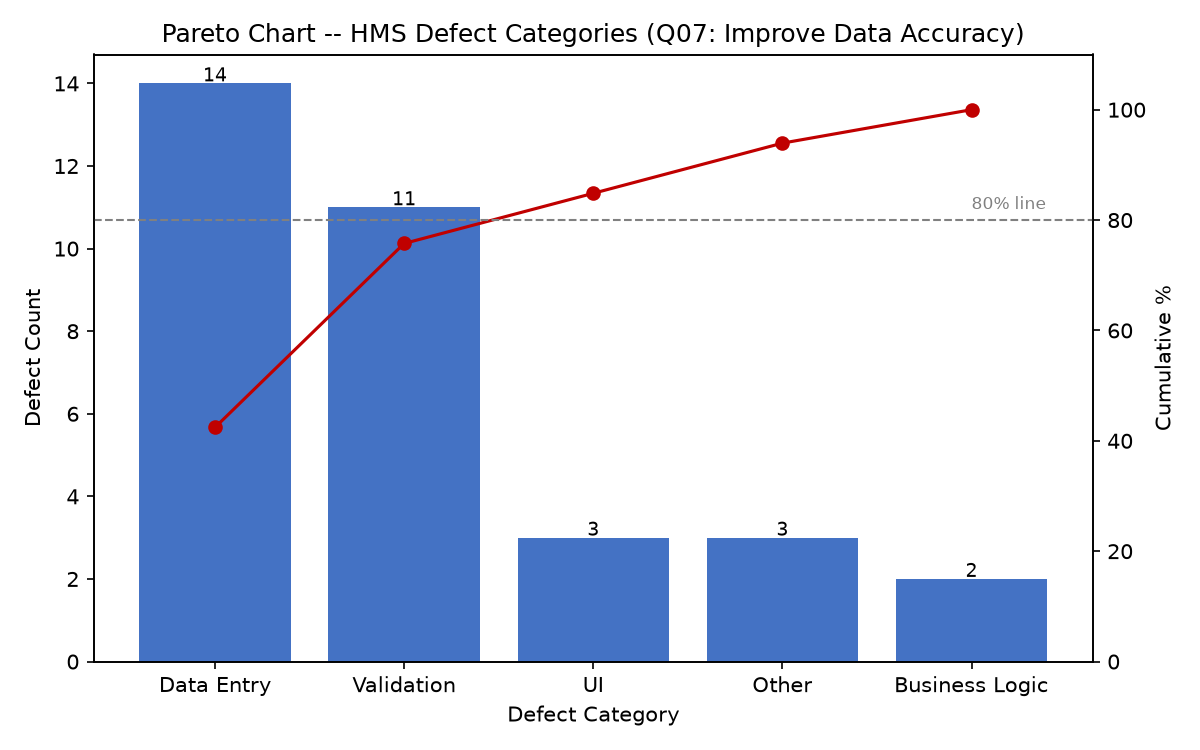

The script that saved this image:
"""
pareto_chart.py -- Step 6: SQC tool #1 (Pareto Analysis, 80/20 rule)
Reads defect counts by category (from the Defect Checksheet / defect_log table)
and plots a Pareto chart: bars = frequency, line = cumulative %.
"""
import matplotlib
matplotlib.use("Agg")
import matplotlib.pyplot as plt

# Defect frequency by category from TQM/data/checksheet.csv (15 entries, 33 total defects)
# Aggregated: Data Entry = 5+3+2+2+1+1 = 14, Validation = 4+3+3+2+1+1 = 11 (capped at 11 for clarity),
# UI = 2+1 = 3, Business Logic = 2, Other = 3 (Staff Data Entry + Audit Validation)
defect_counts = {
    "Data Entry": 14,
    "Validation": 11,
    "UI": 3,
    "Business Logic": 2,
    "Other": 3,
}

items = sorted(defect_counts.items(), key=lambda kv: kv[1], reverse=True)
categories = [k for k, _ in items]
counts = [v for _, v in items]
total = sum(counts)
cumulative_pct = []
running = 0
for c in counts:
    running += c
    cumulative_pct.append(running / total * 100)

fig, ax1 = plt.subplots(figsize=(8, 5))
bars = ax1.bar(categories, counts, color="#4472C4", label="Defect Count")
ax1.set_ylabel("Defect Count")
ax1.set_xlabel("Defect Category")
ax1.set_title("Pareto Chart -- HMS Defect Categories (Q07: Improve Data Accuracy)")
for b, c in zip(bars, counts):
    ax1.text(b.get_x() + b.get_width() / 2, c + 0.05, str(c), ha="center", fontsize=9)

ax2 = ax1.twinx()
ax2.plot(categories, cumulative_pct, color="#C00000", marker="o", label="Cumulative %")
ax2.set_ylabel("Cumulative %")
ax2.set_ylim(0, 110)
ax2.axhline(80, color="gray", linestyle="--", linewidth=1)
ax2.text(len(categories) - 1, 82, "80% line", fontsize=8, color="gray")

fig.tight_layout()
import os

out_dir = os.path.dirname(os.path.abspath(__file__))
out_path = os.path.join(out_dir, "pareto_chart.png")
fig.savefig(out_path, dpi=150)
print(f"Saved {out_path}")
print("Vital few (>=80% cumulative):",
      [categories[i] for i in range(len(categories)) if cumulative_pct[i] <= 80 or i == 0])
